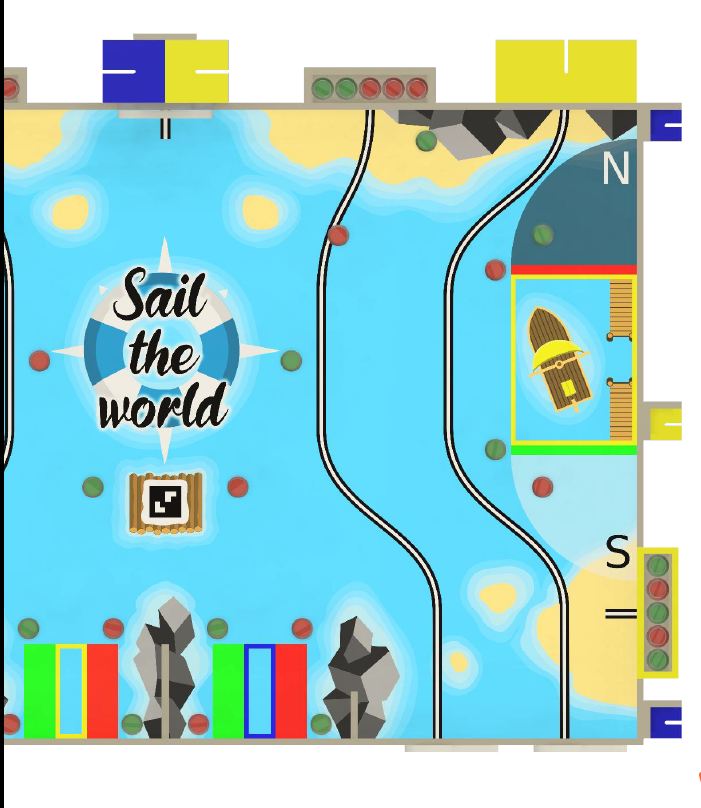
#> input picture 2.png, 701 x 808 px
$ python Identification_direction.py
#> lines starting #> are read from the running program, lines starting #| are printed output that depends on the picture; after the words box and inside, x2 and y2 are one past the last pixel; in counts of white or black regions, pixels touching at a corner belong together
#!/usr/bin/env python
# -*- coding:utf-8 -*-

# Step 0: transform
# Step 1: find the red triangle
# Step 2: find the correct circle nearest of the red triangle (through the ratio between the triangle and the circle)
# Step 3: analyse the direction (By gray value, the larger the gray value, the lighter the color) (modes or means)
# Problem: the sign in the picture may be an ellipse instead of a circle, so it's better to detect an ellipse.


import cv2
import numpy as np
import matplotlib.pyplot as plt

# Step 0: transform
image = cv2.imread('2.png')
#> image is the input picture: shape (808, 701, 3); mean B, G, R 206.7, 207.6, 156.5
image2 = cv2.imread('2.png')

hue_image = cv2.cvtColor(image, cv2.COLOR_BGR2HSV)
#> hue_image: shape (808, 701, 3); mean H, S, V 58.1, 99.9, 228.7
# transform RGB into HSV which is easier to identify the color

# find intersection point of two lines
def FindIntersectionPoint(slope1, intercept1, judge1, slope2, intercept2, judge2):
    if judge1 == 0 and judge2 == 1:   #the first line is vertical
        x = slope1
        y = slope2 * x + intercept2
    elif judge1 == 1 and judge2 == 0:   #the second line is vertical
        x = slope2
        y = slope1 * x + intercept1
    elif judge1 == 0 and judge2 == 0:  # both lines are vertical
        x = 0
        y = 0
    else:   #the slops of both lines exist
        x = int((intercept2 - intercept1) / (slope1 - slope2))
        y = int(slope1 * x + intercept1)
    return x,y

def Distance(point1, point2):
    distance = ((point1[1] - point2[1]) ** 2 + (point1[0] - point2[0]) ** 2) ** 0.5
    return distance

# Step 1: find the red triangle
# 1) red region
low_range = np.array([0, 123, 100])
high_range = np.array([5, 255, 255])
th = cv2.inRange(hue_image, low_range, high_range)
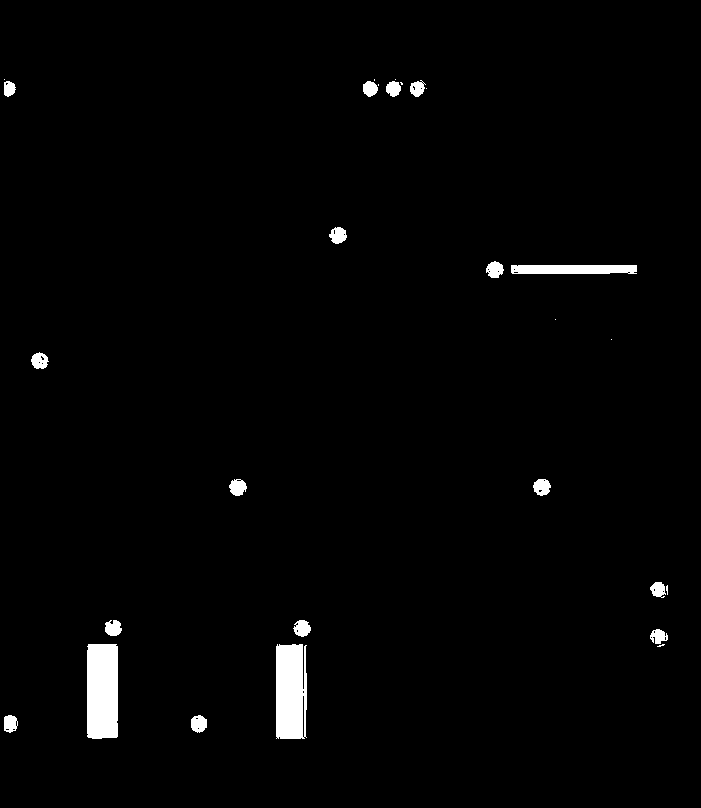
#> th: shape (808, 701); 1.7% white; 28 white regions (10 under 20 px), largest, box (x1, y1, x2, y2) and area: (87, 644, 118, 739) 2911, (276, 644, 307, 739) 2771, (511, 265, 637, 274) 1104
# range of red color in HSV
# All the points in the image whose color is out of the range is converted to black, and the others white.
# So we get a grayscale picture.

# 2) find the triangle in the grayscale picture
# get the edge of triangle

edges = cv2.Canny(th, 50, 250)
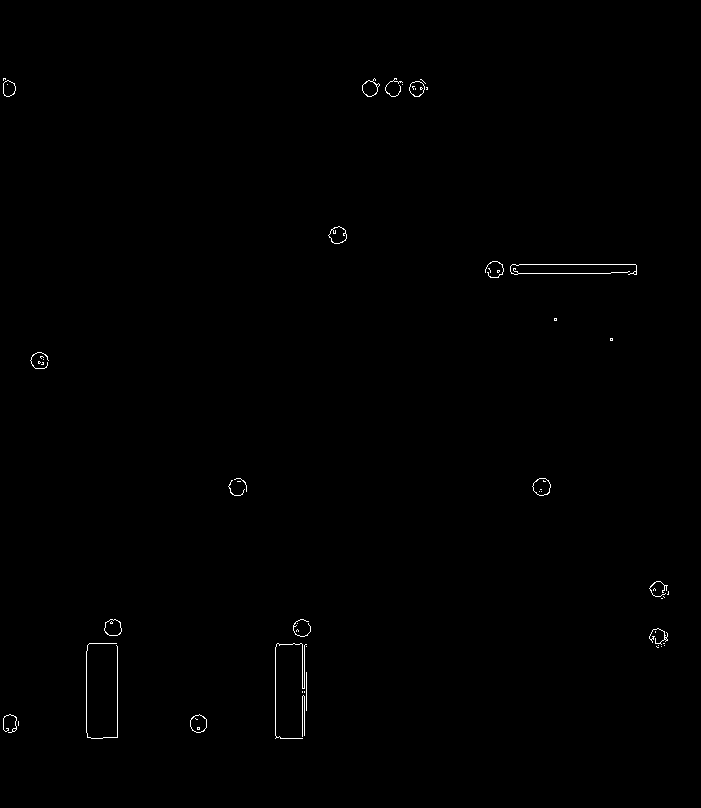
#> edges: shape (808, 701); 0.33% white in thin lines or dots, all inside (x1, y1, x2, y2) = (3, 78, 669, 739)
lines = cv2.HoughLines(edges, 1, np.pi/180, 50)
#> lines = 23 rows, first 8: [264, 1.57], [273, 1.57], [117, 0], [302, 0], [275, 0], [304, 0], [283, 1.55], [86, 0]
#Here 50 is the threshold that we need change (it depends on the size of the red triangle)
lines1 = lines[:,0,:]
#> lines1 has the same summary as lines

slope = []
intercept = []
judge = []

for rho, theta in lines1:
    #print('tho theta',rho,theta)
    a = np.cos(theta)
    b = np.sin(theta)
    # we konw that x0 = rho x cos(theta)
    #              y0 = rho x sin(theta)
    x0 = a*rho
    y0 = b*rho
    # Transformation from parameter space to actual coordinate points
    x1 = int(x0 + 1000*(-b))
    y1 = int(y0 + 1000*a)
    x2 = int(x0 - 1000*(-b))
    y2 = int(y0 - 1000*a)
    #print(x1,x2,y1,y2)

    #print (theta)
    if theta == np.pi or theta == 0:
        judge.append(0)
        slope.append(x0)
        intercept.append(y0)
    else:
        judge.append(1)
        slope.append(-a/b)
        intercept.append(y0 + a/b * x0)
    #   slope.append((y2-y1)/(x2-x1))
    #   intercept.append(y1-(y2-y1)/(x2-x1)*x1)
    cv2.line(th, (x1, y1), (x2, y2), (255, 255, 255), 1)
#> this loop made 23 passes
#> (rho, theta, a, b, x0, y0, x1, y1) on passes 1 to 12: (264, 1.57, -4.37e-08, 1, -1.15e-05, 264, -1000, 263), (273, 1.57, -4.37e-08, 1, -1.19e-05, 273, -1000, 272), (117, 0, 1, 0, 117, 0, 117, 1000), (302, 0, 1, 0, 302, 0, 302, 1000), (275, 0, 1, 0, 275, 0, 275, 1000), (304, 0, 1, 0, 304, 0, 304, 1000), (283, 1.55, 0.0175, 1, 4.94, 283, -994, 300), (86, 0, 1, 0, 86, 0, 86, 1000), (263, 1.59, -0.0175, 1, -4.59, 263, -1004, 245), (98, 0.0175, 1, 0.0175, 97.99, 1.71, 80, 1001), (274, 1.55, 0.0175, 1, 4.78, 274, -995, 291), (254, 1.59, -0.0175, 1, -4.43, 254, -1004, 236)
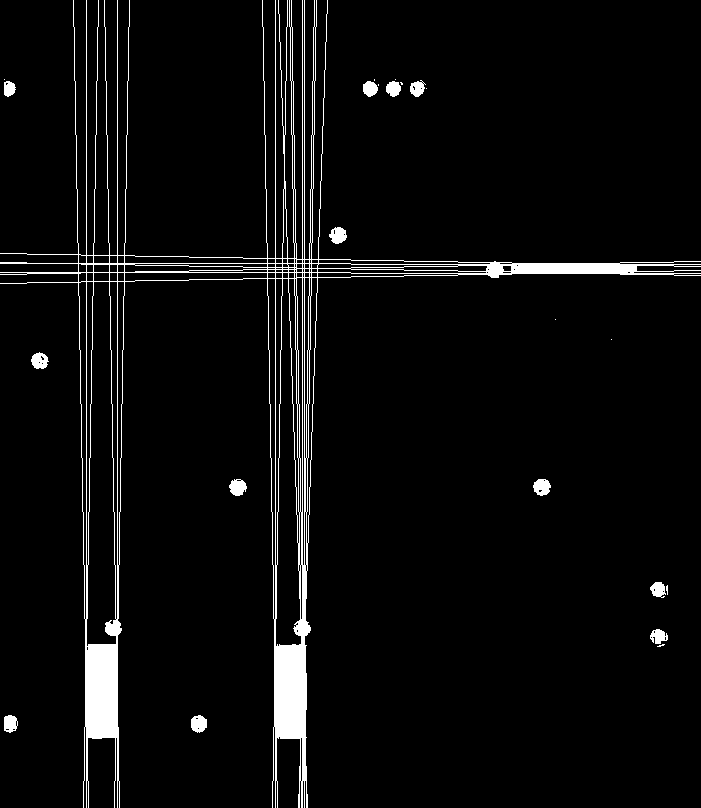
#> th: shape (808, 701); 4.5% white; 23 white regions (10 under 20 px), largest, box (x1, y1, x2, y2) and area: (0, 0, 701, 808) 22871, (533, 479, 551, 496) 226, (191, 715, 207, 733) 224
#> after the loop, intercept = [264, 273, 0, 0, 0, 0, 283, 0, 263, 5615.3, 274, 254, 9369.8, -6016.3, -4240.1, 7391.5, 16444.7, -15069.5, -7994.4, 17991.8, 18106.4, -16616.6, -16731.2]; judge = [1, 1, 0, 0, 0, 0, 1, 0, 1, 1, 1, 1, 1, 1, 1, 1, 1, 1, 1, 1, 1, 1, 1]; slope = [4.37e-08, 4.37e-08, 117, 302, 275, 304, -0.0175, 86, 0.0175, -57.29, -0.0175, 0.0175, -28.64, 57.29, 57.29, -57.29, -57.29, 57.29, 28.64, -57.29, -57.29, 57.29, 57.29]

last1 = FindIntersectionPoint(slope[0], intercept[0], judge[0], slope[1], intercept[1], judge[1])
#> (the run stopped early here; a loop or call above may not have finished)

$ run again, with 1.png copied over 2.png
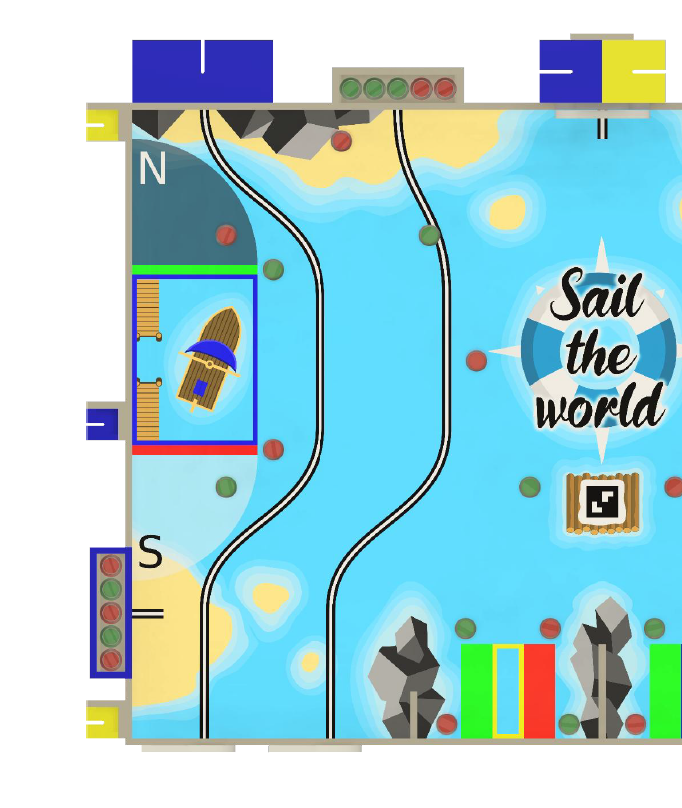
#> input picture 1.png, 682 x 808 px
#> image is the input picture: shape (808, 682, 3); mean B, G, R 214.3, 208.5, 163.1
#> hue_image: shape (808, 682, 3); mean H, S, V 54.5, 88.9, 229.9
#> `edges = cv2.Canny(th, 50, 250)`:
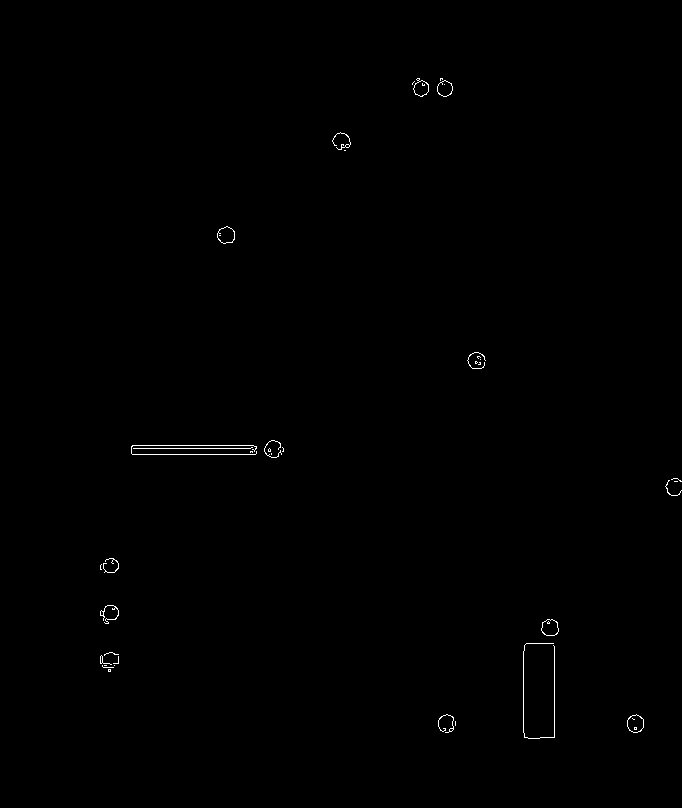
#> edges: shape (808, 682); 0.27% white in thin lines or dots, all inside (x1, y1, x2, y2) = (100, 78, 682, 739)
#> lines = 15 rows, first 8: [454, 1.57], [448, 1.57], [445, 1.57], [554, 0], [523, 0], [535, 0.0175], [451, 1.55], [453, 1.54]
#> lines1 has the same summary as lines
#> the loop `for rho, theta in lines1: #print('tho theta',rho,theta)` made 15 passes
#> (rho, theta, a, b, x0, y0, x1, y1) on passes 1 to 8: (454, 1.57, -4.37e-08, 1, -1.98e-05, 454, -1000, 453), (448, 1.57, -4.37e-08, 1, -1.96e-05, 448, -1000, 447), (445, 1.57, -4.37e-08, 1, -1.95e-05, 445, -1000, 444), (554, 0, 1, 0, 554, 0, 554, 1000), (523, 0, 1, 0, 523, 0, 523, 1000), (535, 0.0175, 1, 0.0175, 534.9, 9.34, 517, 1009), (451, 1.55, 0.0175, 1, 7.87, 450.9, -991, 468), (453, 1.54, 0.0349, 0.999, 15.81, 452.7, -983, 487)
#> after the loop `for rho, theta in lines1:`:
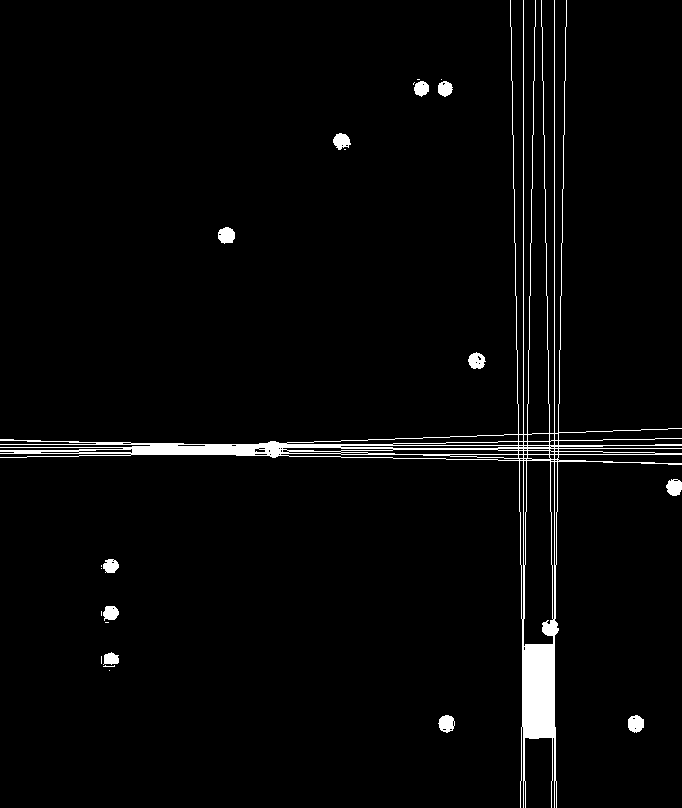
#> th: shape (808, 682); 2.9% white; 23 white regions (11 under 20 px), largest, box (x1, y1, x2, y2) and area: (0, 0, 682, 808) 13554, (218, 227, 235, 244) 224, (628, 715, 644, 733) 224
#> after the loop `for rho, theta in lines1:`: intercept = [454, 448, 445, 0, 0, 30654.8, 451.1, 453.3, 441.1, 451.1, -31055.8, -29279.5, 32431.1, 457.1, 440.3]; judge = [1, 1, 1, 0, 0, 1, 1, 1, 1, 1, 1, 1, 1, 1, 1]; slope = [4.37e-08, 4.37e-08, 4.37e-08, 554, 523, -57.29, -0.0175, -0.0349, 0.0175, 0.0175, 57.29, 57.29, -57.29, -0.0175, 0.0349]

$ run again, with 111.PNG copied over 2.png
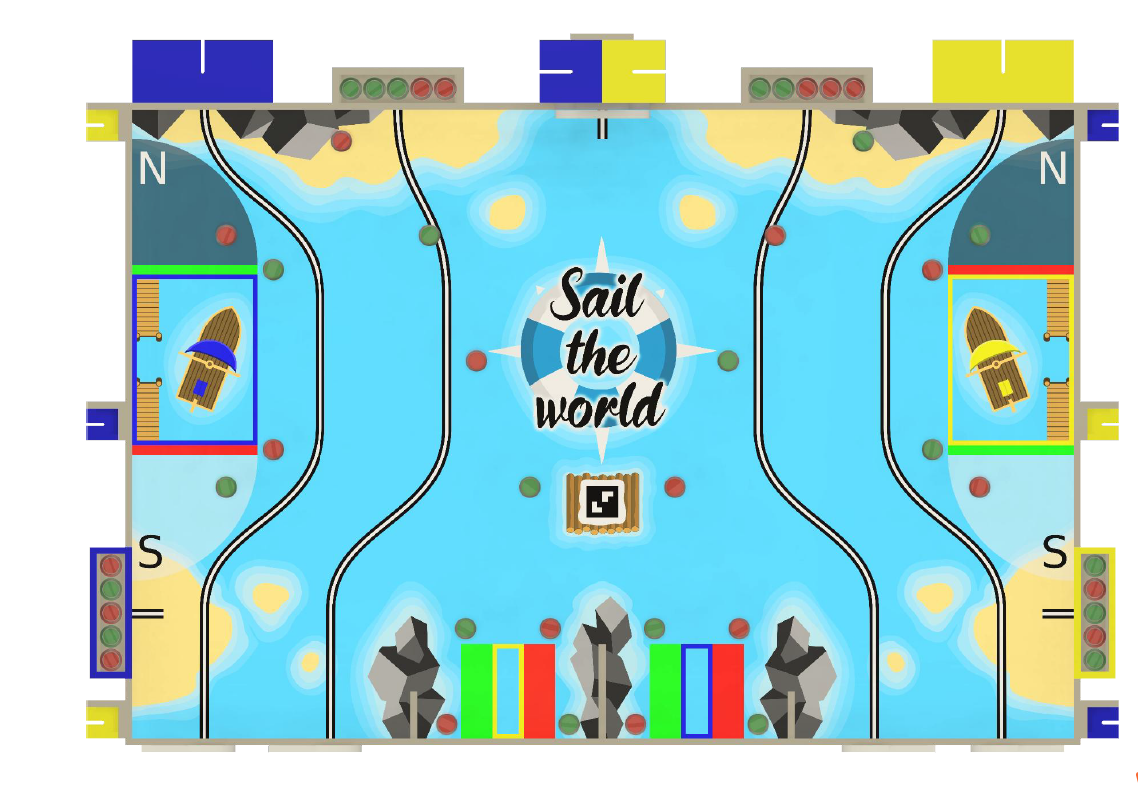
#> input picture 111.PNG, 1138 x 808 px
#> image is the input picture: shape (808, 1138, 3); mean B, G, R 211.5, 209.2, 163.5
#> hue_image: shape (808, 1138, 3); mean H, S, V 54.8, 91.9, 230
#> `edges = cv2.Canny(th, 50, 250)`:
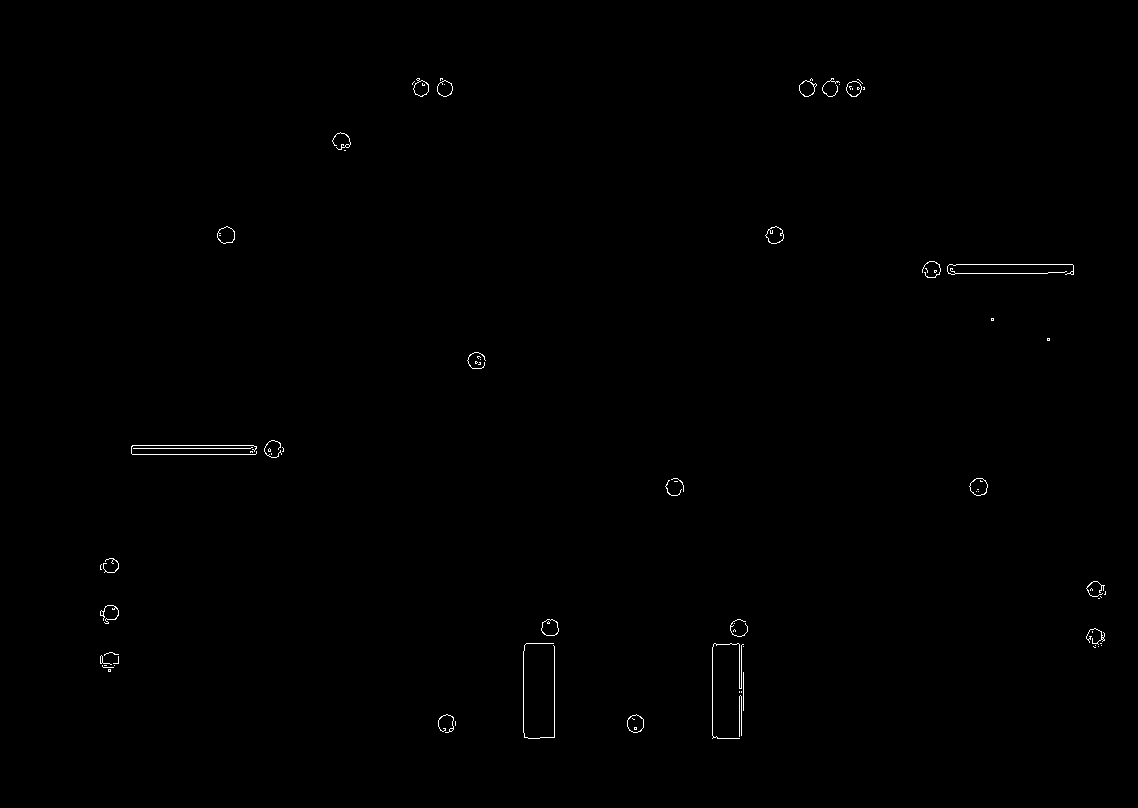
#> edges: shape (808, 1138); 0.3% white in thin lines or dots, all inside (x1, y1, x2, y2) = (100, 78, 1106, 739)
#> lines = 31 rows, first 8: [454, 1.57], [448, 1.57], [264, 1.57], [445, 1.57], [273, 1.57], [554, 0], [739, 0], [712, 0]
#> lines1 = 31 pairs, first value -729 to 764, second value 0 to 3.12
#> the loop `for rho, theta in lines1: #print('tho theta',rho,theta)` made 31 passes
#> (rho, theta, a, b, x0, y0, x1, y1) on passes 1 to 8: (454, 1.57, -4.37e-08, 1, -1.98e-05, 454, -1000, 453), (448, 1.57, -4.37e-08, 1, -1.96e-05, 448, -1000, 447), (264, 1.57, -4.37e-08, 1, -1.15e-05, 264, -1000, 263), (445, 1.57, -4.37e-08, 1, -1.95e-05, 445, -1000, 444), (273, 1.57, -4.37e-08, 1, -1.19e-05, 273, -1000, 272), (554, 0, 1, 0, 554, 0, 554, 1000), (739, 0, 1, 0, 739, 0, 739, 1000), (712, 0, 1, 0, 712, 0, 712, 1000)
#> after the loop `for rho, theta in lines1:`:
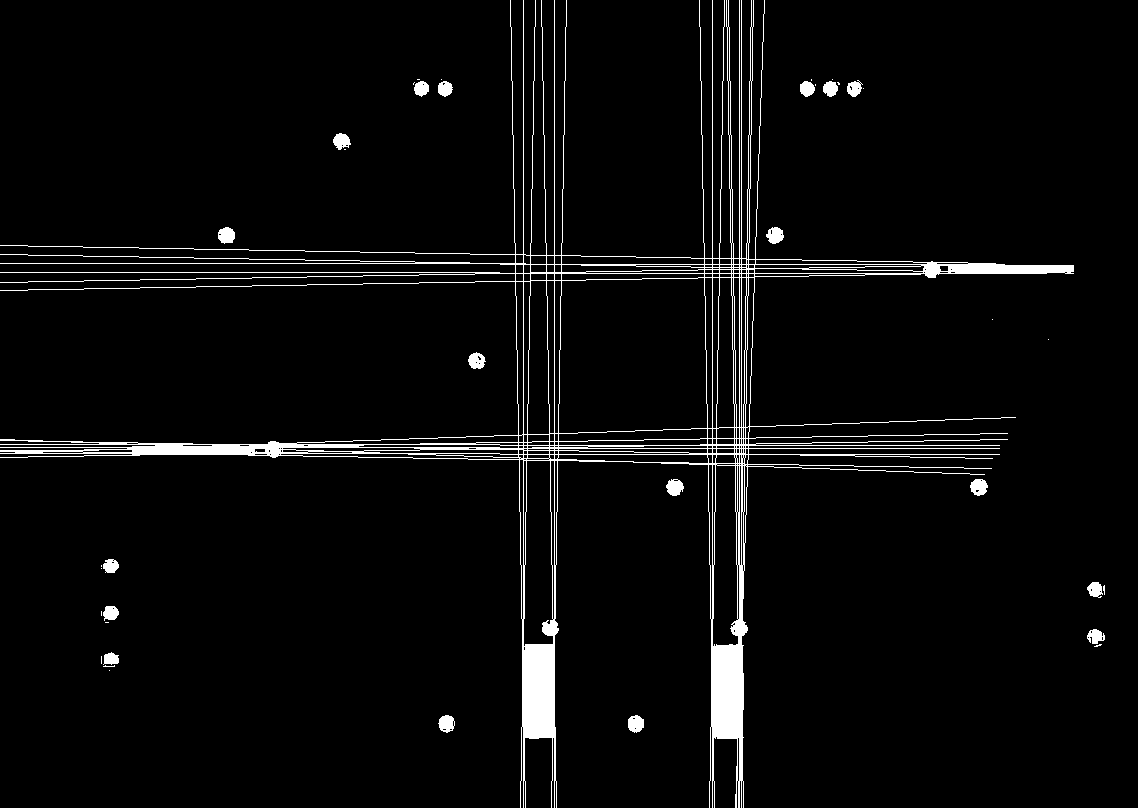
#> th: shape (808, 1138); 4% white; 39 white regions (20 under 20 px), largest, box (x1, y1, x2, y2) and area: (0, 0, 1074, 808) 32984, (970, 479, 988, 496) 226, (218, 227, 235, 244) 224
#> after the loop `for rho, theta in lines1:`: intercept = 31 values, max 43145.9 at index 27, min -41770.6 at index 30, mean 1110.3; judge = 31 values, max 1 at index 0, min 0 at index 5, mean 0.839; slope = 31 values, max 741 at index 8, min -57.29 at index 12, mean 104.5
